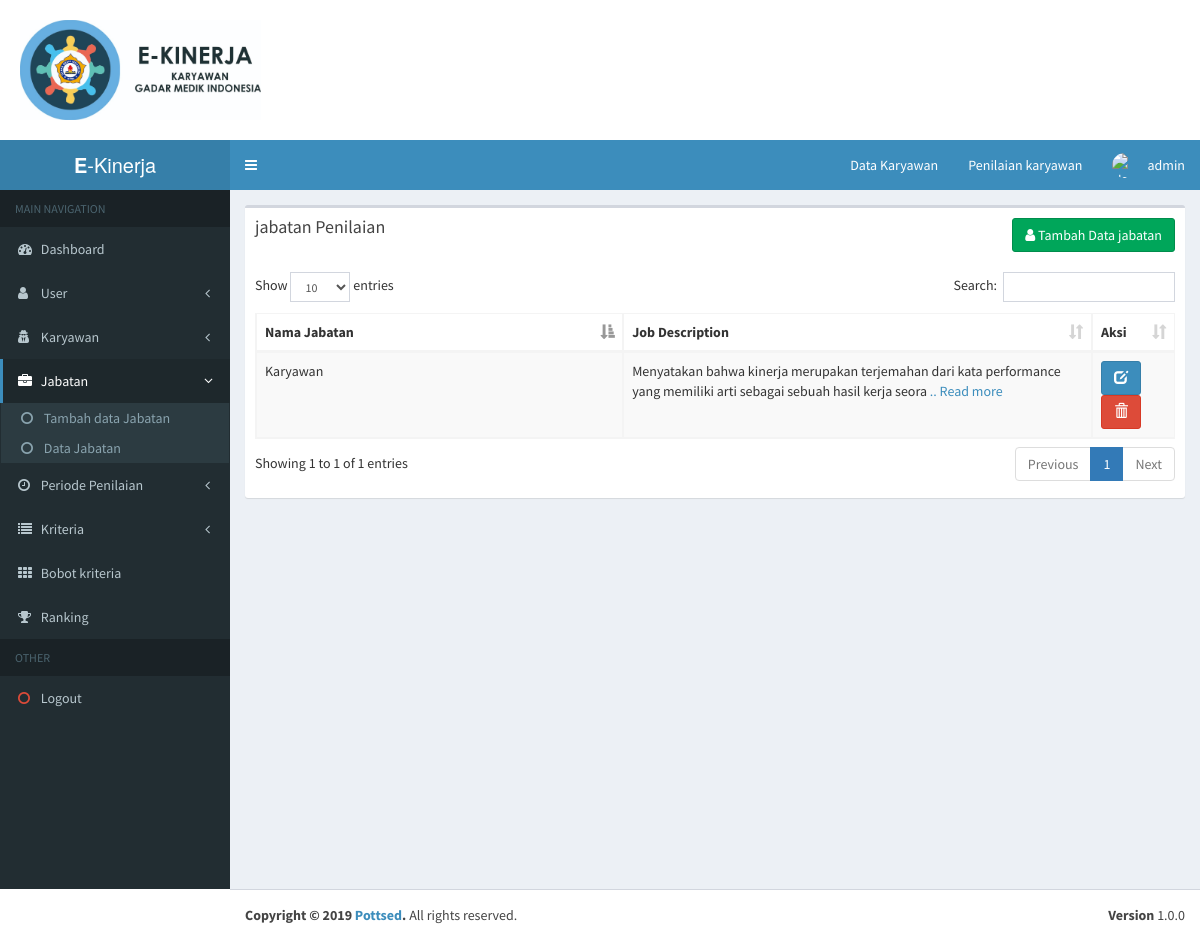
Screenshot of /index.php?p=jabatan (signed in) with the database file from the repository.
### tables this page shows
CREATE TABLE `jabatan` (
  `id` int(30) NOT NULL,
  `nama_jabatan` varchar(40) NOT NULL,
  `job_desc` text NOT NULL
);

### page/jabatan/index.php (the view, shortened to what this page needs)
<div class="row">
    <div class="col-xs-12">
      <div class="box">
        <div class="box-header">
          <h3 class="box-title">jabatan Penilaian</h3><h3 class="box-title pull-right"><a href="?p=jabatan&act=create" class="btn btn-success"><i class="fa fa-user"></i> Tambah Data jabatan</a></h3>
        </div>
        <div class="box-body">
          <table id="example1" class="table table-bordered table-striped">
            <thead>
            <tr>
              <th>Nama Jabatan</th>
              <th>Job Description</th>
              <th>Aksi</th>
            </tr>
            </thead>
            <tbody>
            	<?php
            		$sql = "SELECT * from jabatan order by nama_jabatan";
            		$query = mysqli_query($con, $sql);
            		while ($row = mysqli_fetch_assoc($query)):
                  $idj=$row['id'];
                  if (strlen($row['job_desc']) > 119){
                    $str = substr($row['job_desc'], 0, 119) . '<a href="?p=jabatan&act=edit&id='.$idj.'&n"> .. Read more</a>';
                  }else{
                    $str=$row['job_desc'];
                  }
            	 ?>
            	 <tr>
            	 	<td width="40%"><?= $row['nama_jabatan'] ?></td>
                <td><?= $str ?></td>
                <td>
                  <a href="index.php?p=jabatan&act=edit&id=<?= $row['id'] ?>" class="btn btn-primary"><i class="glyphicon glyphicon-edit"></i></a>
                  <a href="index.php?p=jabatan&delete&id=<?= $row['id'] ?>" class="btn btn-danger" onclick="return confirm('Apakah data akan dihapus?')"><i class="glyphicon glyphicon-trash"></i></a>
                </td>
            	 </tr>
            	<?php endwhile; ?>
            </tbody>
          </table>
        </div>
      </div>
    </div>
  </div>

### rows the page displays
jabatan: nama_jabatan "Karyawan", job_desc "Menyatakan bahwa kinerja merupakan terjemahan dari kata performance yang memiliki arti sebagai sebuah hasil kerja seora"

### other values shown
$_SESSION['name'] "admin"
